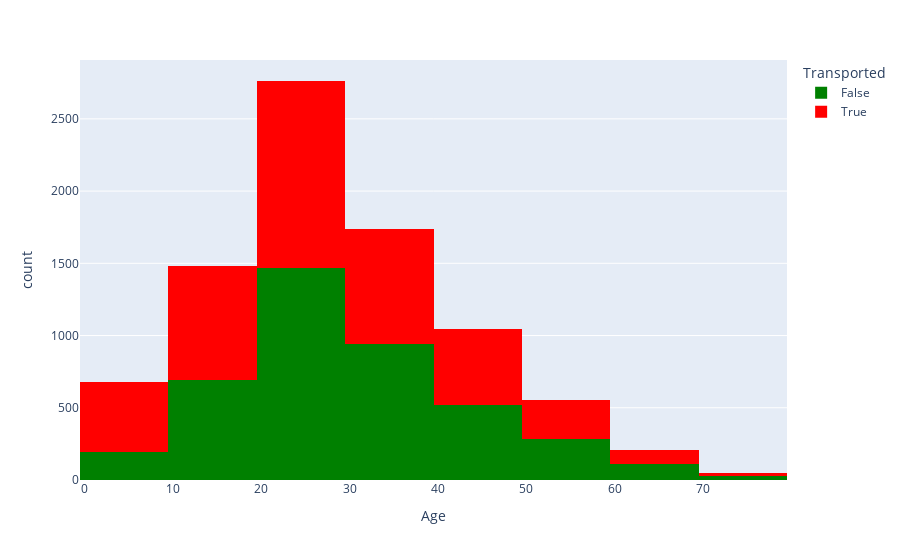

Write notebook code for a chart like this one.
### Code cell
px.histogram(df,
             x='Age',
             color='Transported',
             color_discrete_sequence=['Green','Red'],
             nbins=10)

### Figure 1 — Plotly figure (JSON) as saved in the notebook; plotly's stock layout.template omitted (floating-point values rounded to 4 significant figures; data arrays with more than 128 entries replaced by an {"elided": "..."} marker saying what was removed)
{"data": [{"bingroup": "x", "hovertemplate": "Transported=False<br>Age=%{x}<br>count=%{y}<extra></extra>", "legendgroup": "False", "marker": {"color": "Green", "pattern": {"shape": ""}}, "name": "False", "nbinsx": 10, "orientation": "v", "showlegend": true, "type": "histogram", "x": {"elided": "4315 float values"}, "xaxis": "x", "yaxis": "y"}, {"bingroup": "x", "hovertemplate": "Transported=True<br>Age=%{x}<br>count=%{y}<extra></extra>", "legendgroup": "True", "marker": {"color": "Red", "pattern": {"shape": ""}}, "name": "True", "nbinsx": 10, "orientation": "v", "showlegend": true, "type": "histogram", "x": {"elided": "4378 float values"}, "xaxis": "x", "yaxis": "y"}], "layout": {"barmode": "relative", "legend": {"title": {"text": "Transported"}, "tracegroupgap": 0}, "margin": {"t": 60}, "xaxis": {"anchor": "y", "domain": [0, 1], "title": {"text": "Age"}}, "yaxis": {"anchor": "x", "domain": [0, 1], "title": {"text": "count"}}}}
